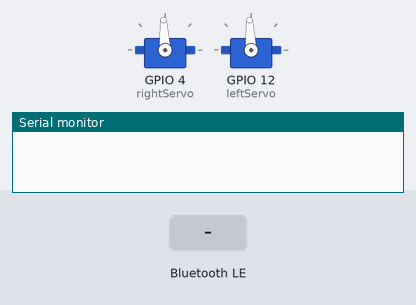
A sketch run on a simulated ESP32. Parts: 2 × servo, the last lines printed to the serial monitor. Inputs (shaded band) come from the test bench. Nothing arrives over Bluetooth unless stated; a phone connects over Bluetooth LE 3 s after start.

Above: at 1.2 s.
1.3 s: Bluetooth LE write "1" received
At 1.7 s:
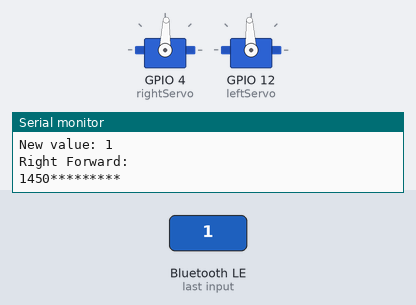
2.8 s: Bluetooth LE write "1" received
At 4.0 s:
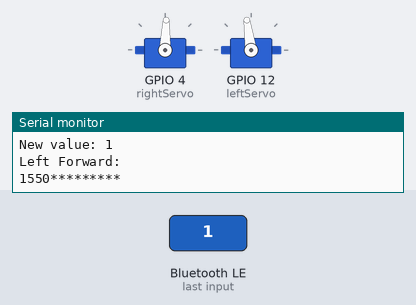
5.8 s: Bluetooth LE write "2" received
At 6.3 s:
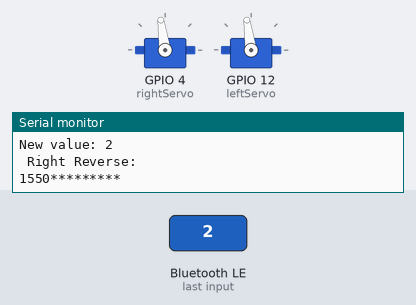
7.3 s: Bluetooth LE write "2" received
At 8.5 s:
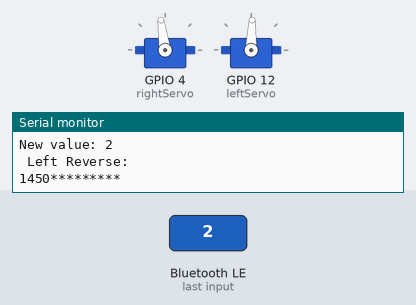
8.8 s: Bluetooth LE write "0" received
At 9.8 s:
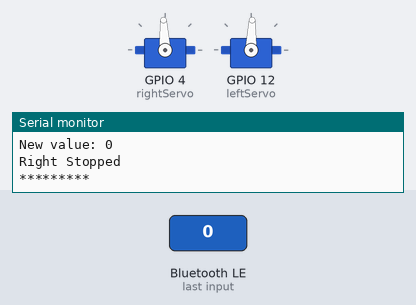
Timing chart, 0 to 11.3 s (numbered marks = the images above; inputs shaded):
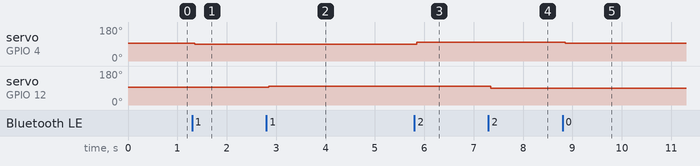

Measured:
- after the input at 1.3 s, servo on GPIO 4 (rightServo): 93° → 88° after 0.05 s
- after the input at 2.8 s, servo on GPIO 12 (leftServo): 93° → 98° after 0.05 s
- after the input at 5.8 s, servo on GPIO 4 (rightServo): 88° → 98° after 0.05 s
- after the input at 7.3 s, servo on GPIO 12 (leftServo): 98° → 88° after 0.05 s
- after the input at 8.8 s, servo on GPIO 4 (rightServo): 98° → 93° after 0.05 s

The sketch:

BLE_servo_esp32.ino
```cpp
/*
    Based on Neil Kolban example for IDF: https://github.com/nkolban/esp32-snippets/blob/master/cpp_utils/tests/BLE%20Tests/SampleWrite.cpp
    Ported to Arduino ESP32 by Evandro Copercini
*/

#include <BLEDevice.h>
#include <BLEUtils.h>
#include <BLEServer.h>
#include <ESP32Servo.h>

// See the following for generating UUIDs:
// https://www.uuidgenerator.net/

// UUID for advertisement
#define SERVICE_UUID        "ae563286-b114-49ae-aab3-3cc37bbfe46a"

// UUIDs for control characteristics
#define RIGHT_CHARACTERISTIC_UUID "fc131b73-9e78-4ee6-a837-03edd24b66f9"
#define LEFT_CHARACTERISTIC_UUID "e3956242-861b-4545-a006-6d3cfdc7bc2b"
#define GEAR_CHARACTERISTIC_UUID "2a741394-d7f4-45de-88d2-e888f50d763e"

// Servo variables
Servo rightServo;
Servo leftServo;

// Set initial gear to 1
int gear = 1;

// Speed multiplier. Multiplied by gear to set Servo output.
int speedo = 100;


// Take action when Right CHaracteristic changes
class RightCallbacks: public BLECharacteristicCallbacks {
    void onWrite(BLECharacteristic *pCharacteristic_RIGHT) {
      std::string value = pCharacteristic_RIGHT->getValue();

      // Min gear was too fast, so if gear is 1, decrease speed by half
      if (gear == 1) {
          speedo = 50;
        }
        else {
          speedo = 100;
        }

      if (value.length() > 0) {
        Serial.println("*********");
        Serial.print("value length: ");
        Serial.println(value.length());
        Serial.print("New value: ");
        for (int i = 0; i < value.length(); i++)
          Serial.print(value[i]);
        Serial.println();

        // Set Forward speed
        if (value == "1") {
          int setting = 1500 - (speedo*gear);
          Serial.println("Right Forward: ");
          Serial.print(setting);
          rightServo.writeMicroseconds(setting);

        }

        // Set Reverse Speed
        if (value == "2") {
          int setting = 1500 + (speedo*gear);
          Serial.println(" Right Reverse: ");
          Serial.print(setting);
          rightServo.writeMicroseconds(setting);
        }

        // Stop Servo
        if (value == "0") {
          Serial.println("Right Stopped");
          rightServo.writeMicroseconds(1500);
        }
        Serial.println("*********");
      }
    }
};

// Take action when Right CHaracteristic changes
class LeftCallbacks: public BLECharacteristicCallbacks {
    void onWrite(BLECharacteristic *pCharacteristic_LEFT) {
      std::string value = pCharacteristic_LEFT->getValue();

      // Min gear was too fast, so if gear is 1, decrease speed by half
      if (gear == 1) {
          speedo = 50;
        }
        else {
          speedo = 100;
        }

      if (value.length() > 0) {
        Serial.println("*********");
        Serial.print("value length: ");
        Serial.println(value.length());
        Serial.print("New value: ");
        for (int i = 0; i < value.length(); i++)
          Serial.print(value[i]);
        Serial.println();

        // Set Forward speed
        if (value == "1") {
          int setting = 1500 + (speedo*gear);
          Serial.println("Left Forward: ");
          Serial.print(setting);
          leftServo.writeMicroseconds(setting);

        }

        // Set Reverse speed
        if (value == "2") {
          int setting = 1500 - (speedo*gear);
          Serial.println(" Left Reverse: ");
          Serial.print(setting);
          leftServo.writeMicroseconds(setting);
        }

        // Stop servo
        if (value == "0") {
          Serial.println("Left Stopped");
          leftServo.writeMicroseconds(1500);
        }
        Serial.println("*********");
      }
    }
};

// Take action when Gear Charactersitic is changed
class GearCallbacks: public BLECharacteristicCallbacks {
    void onWrite(BLECharacteristic *pCharacteristic_GEAR) {
      std::string value = pCharacteristic_GEAR->getValue();
      int i = value.length()-1;
      Serial.print("+++ ");
      Serial.println(value[i]);
      if (value.length() > 0) {
        Serial.println("*********");
        Serial.print("value length: ");
        Serial.println(value.length());
        Serial.print("New value: ");
        for (int i = 0; i < value.length(); i++)
          Serial.print(value[i]);
        Serial.println();

        gear = atoi( value.c_str());
        Serial.print("Gear set to: ");
        Serial.println(gear);
      }
    }
};

void setup() {

  // Attach servo to pins
  rightServo.attach(4);
  leftServo.attach(12);

  Serial.begin(115200);

  // Set servos to stop
  rightServo.writeMicroseconds(1500);
  leftServo.writeMicroseconds(1500);

  // Set bluetooth characteristics
  BLEDevice::init("Team F6");
  BLEServer *pServer = BLEDevice::createServer();
  BLEService *pService = pServer->createService(SERVICE_UUID);

  BLECharacteristic *pCharacteristic_RIGHT = pService->createCharacteristic(
        RIGHT_CHARACTERISTIC_UUID,
        BLECharacteristic::PROPERTY_READ |
        BLECharacteristic::PROPERTY_WRITE
      );
  BLECharacteristic *pCharacteristic_LEFT = pService->createCharacteristic(
        LEFT_CHARACTERISTIC_UUID,
        BLECharacteristic::PROPERTY_READ |
        BLECharacteristic::PROPERTY_WRITE
      );
   BLECharacteristic *pCharacteristic_GEAR = pService->createCharacteristic(
        GEAR_CHARACTERISTIC_UUID,
        BLECharacteristic::PROPERTY_READ |
        BLECharacteristic::PROPERTY_WRITE
      );

  // What should we do when a characteristic is written to
  pCharacteristic_RIGHT->setCallbacks(new RightCallbacks());
  pCharacteristic_RIGHT->setValue("Right ServoControl");

  pCharacteristic_LEFT->setCallbacks(new LeftCallbacks());
  pCharacteristic_LEFT->setValue("Left ServoControl");

  pCharacteristic_GEAR->setCallbacks(new GearCallbacks());
  pCharacteristic_GEAR->setValue("GEAR SETTING");

  // Begin bluetooth advertisement
  pService->start();
  BLEAdvertising *pAdvertising = BLEDevice::getAdvertising();
  pAdvertising->addServiceUUID(SERVICE_UUID);
  pAdvertising->setScanResponse(true);
  pAdvertising->setMinPreferred(0x06);  // functions that help with iPhone connections issue
  pAdvertising->setMinPreferred(0x12);
  BLEDevice::startAdvertising();
}

void loop() {

  delay(2000);


}
```
